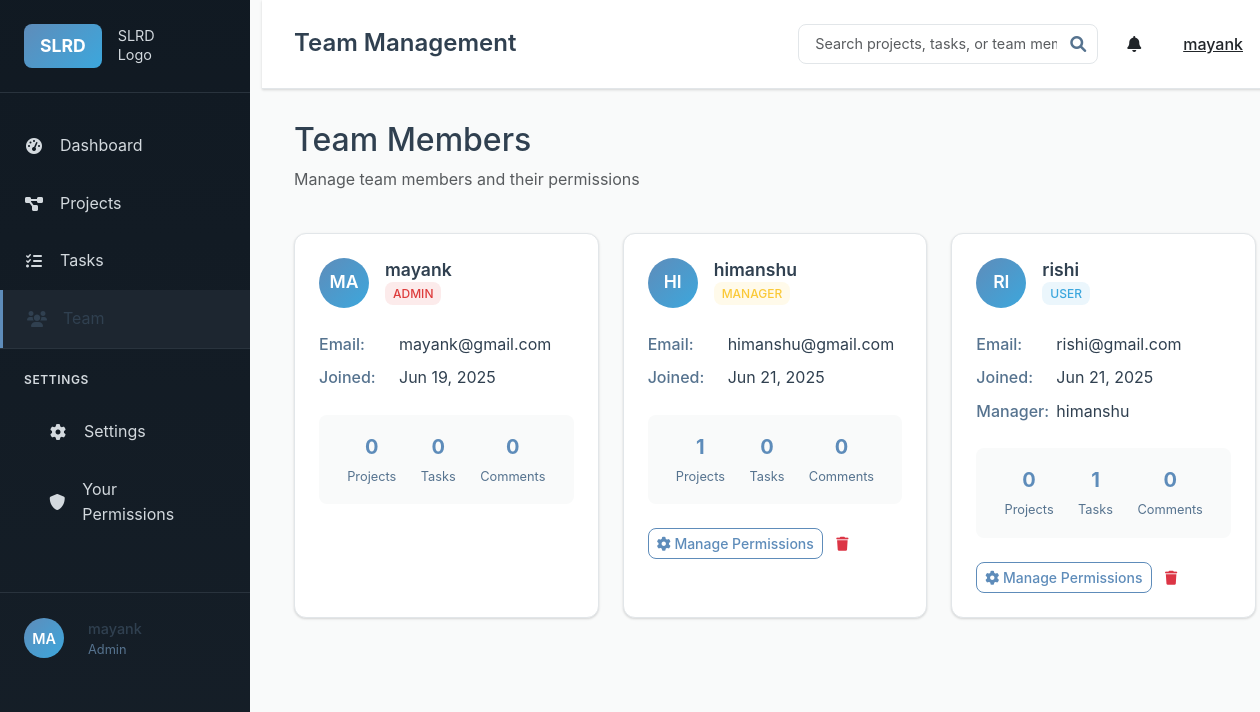
/team (signed in), run on the app's committed database.
### models.py (models this page shows, shortened)
class User(UserMixin, db.Model):
    id = db.Column(db.Integer, primary_key=True)
    username = db.Column(db.String(80), unique=True, nullable=False)
    email = db.Column(db.String(120), unique=True, nullable=False)
    password_hash = db.Column(db.String(256), nullable=False)
    role = db.Column(db.String(20), nullable=False, default='User')  # Admin, Manager, User
    created_at = db.Column(db.DateTime, default=lambda: datetime.now(timezone.utc))
    manager_id = db.Column(db.Integer, db.ForeignKey('user.id'), nullable=True)
    skills = db.Column(db.Text)  # JSON string of skills array
    managed_users = db.relationship('User', backref=db.backref('manager', remote_side=[id]), lazy='dynamic')
    projects_created = db.relationship('Project', foreign_keys='Project.created_by_id', backref='creator', lazy='dynamic')
    projects_assigned = db.relationship('Project', secondary='project_assignments', back_populates='assigned_users', lazy='dynamic')
    tasks_created = db.relationship('Task', foreign_keys='Task.created_by_id', backref='creator', lazy='dynamic')
    tasks_assigned = db.relationship('Task', foreign_keys='Task.assigned_to_id', backref='assigned_user', lazy='dynamic')
    comments = db.relationship('Comment', backref='author', lazy='dynamic')
    permissions = db.relationship('UserPermission', backref='user', lazy='dynamic', cascade='all, delete-orphan')

### routes.py (the view)
@app.route('/team')
@login_required
def team_list():
    if current_user.role == 'Admin':
        users = User.query.all()
    elif current_user.role == 'Manager':
        users = current_user.managed_users.all()
    else:
        abort(403)
    return render_template('team/manage.html', users=users)

### app.py (called while the page is built)
@login_manager.user_loader
def load_user(user_id):
    from models import User
    return User.query.get(int(user_id))

### templates/team/manage.html (shortened to what this page needs)
{% extends "base.html" %}
{% block page_title %}Team Management{% endblock %}
{% block content %}
<div class="team-management">
    <div class="content-header">
        <div class="d-flex justify-content-between align-items-center mb-4">
            <div>
                <h2>Team Members</h2>
                <p class="text-muted">Manage team members and their permissions</p>
            </div>
        </div>
    </div>
    <div class="team-grid">
        {% for user in users %}
        <div class="team-member-card" onclick="showMemberDetails({{ user.id }})">
            <div class="member-header">
                <div class="member-avatar">{{ user.username[:2].upper() }}</div>
                <div class="member-info">
                    <h4>{{ user.username }}</h4>
                    <span class="role-badge role-{{ user.role.lower() }}">{{ user.role }}</span>
                </div>
            </div>
            <div class="member-details">
                <div class="detail-item">
                    <label>Email:</label>
                    <span>{{ user.email }}</span>
                </div>
                <div class="detail-item">
                    <label>Joined:</label>
                    <span>{{ user.created_at.strftime('%b %d, %Y') }}</span>
                </div>
                {% if user.manager %}
                <div class="detail-item">
                    <label>Manager:</label>
                    <span>{{ user.manager.username }}</span>
                </div>
                {% endif %}
            </div>
            <div class="member-stats">
                <div class="stat">
                    <span class="stat-number">{{ user.projects_assigned.count() }}</span>
                    <span class="stat-label">Projects</span>
                </div>
                <div class="stat">
                    <span class="stat-number">{{ user.tasks_assigned.count() }}</span>
                    <span class="stat-label">Tasks</span>
                </div>
                <div class="stat">
                    <span class="stat-number">{{ user.comments.count() }}</span>
                    <span class="stat-label">Comments</span>
                </div>
            </div>
            <div class="member-actions">
                {% if user.role != 'Admin' %}
                <a href="{{ url_for('manage_permissions', user_id=user.id) }}"
                   class="btn btn-outline-primary btn-sm" onclick="event.stopPropagation();">
                    <i class="fas fa-cog"></i> Manage Permissions
                </a>
                {% endif %}
                {% if current_user.role == 'Admin' and user.id != current_user.id %}
                <button class="btn btn-outline-danger btn-sm" onclick="event.stopPropagation(); deleteUser({{ user.id }}, '{{ user.username }}')">
                    <i class="fas fa-trash"></i>
                </button>
                {% endif %}
            </div>
        </div>
        {% endfor %}
    </div>
</div>
{% endblock %}

### templates/base.html (shortened to what this page needs)
<!DOCTYPE html>
<html lang="en">
<head>
    <link href="https://cdn.jsdelivr.net/npm/bootstrap@5.3.0/dist/css/bootstrap.min.css" rel="stylesheet">
    <link href="https://cdnjs.cloudflare.com/ajax/libs/font-awesome/6.0.0/css/all.min.css" rel="stylesheet">
    <link href="{{ url_for('static', filename='css/style.css') }}" rel="stylesheet">
</head>
<body>
    {% if current_user.is_authenticated %}
    <div class="container-fluid">
        <div class="row">
            <div class="col-md-2 p-0">
                <div class="sidebar">
                    <div class="sidebar-header">
                        <div class="logo">
                            <span class="slrd-logo">SLRD</span>
                            <span class="logo-text">SLRD<br>Logo</span>
                        </div>
                    </div>
                    <nav class="sidebar-nav">
                        <ul class="nav flex-column">
                            <li class="nav-item">
                                <a class="nav-link" href="{{ url_for('index') }}">
                                    <i class="fas fa-tachometer-alt"></i> Dashboard
                                </a>
                            </li>
                            <li class="nav-item">
                                <a class="nav-link" href="{{ url_for('projects_list') }}">
                                    <i class="fas fa-project-diagram"></i> Projects
                                </a>
                            </li>
                            <li class="nav-item">
                                <a class="nav-link" href="{{ url_for('tasks_list') }}">
                                    <i class="fas fa-tasks"></i> Tasks
                                </a>
                            </li>
                            {% if current_user.role in ['Admin', 'Manager'] %}
                            <li class="nav-item">
                                <a class="nav-link" href="{{ url_for('team_list') }}">
                                    <i class="fas fa-users"></i> Team
                                </a>
                            </li>
                            {% endif %}
                        </ul>
                        <div class="sidebar-settings">
                            <h6>SETTINGS</h6>
                            <ul class="nav flex-column">
                                <li class="nav-item">
                                    <a class="nav-link" href="{{ url_for('settings') }}">
                                        <i class="fas fa-cog"></i> Settings
                                    </a>
                                </li>
                                <li class="nav-item">
                                    <a class="nav-link" href="{{ url_for('your_permissions') }}">
                                        <i class="fas fa-shield-alt"></i> Your Permissions
                                    </a>
                                </li>
                            </ul>
                        </div>
                    </nav>
                    <div class="sidebar-user">
                        <div class="user-avatar">{{ current_user.username[:2].upper() }}</div>
                        <div class="user-info">
                            <div class="user-name">{{ current_user.username }}</div>
                            <div class="user-role">{{ current_user.role }}</div>
                        </div>
                    </div>
                </div>
            </div>
            <div class="col-md-10 main-content">
                <header class="main-header">
                    <div class="d-flex justify-content-between align-items-center">
                        <h1>{% block page_title %}SLRD Project Management{% endblock %}</h1>
                        <div class="header-actions">
                            <div class="search-box">
                                <input type="text" class="form-control" placeholder="Search projects, tasks, or team members">
                                <i class="fas fa-search"></i>
                            </div>
                            <div class="dropdown">
                                <button class="btn btn-link text-dark" type="button" data-bs-toggle="dropdown">
                                    <i class="fas fa-bell"></i>
                                </button>
                            </div>
                            <div class="dropdown">
                                <button class="btn btn-link text-dark" type="button" data-bs-toggle="dropdown">
                                    {{ current_user.username }}
                                </button>
                            </div>
                        </div>
                    </div>
                </header>
                <div class="content-area">
                    {% block content %}{% endblock %}
                </div>
            </div>
        </div>
    </div>
    {% else %}
    <div class="auth-container">
        {% block auth_content %}{% endblock %}
    </div>
    {% endif %}
</body>
</html>

### data on the page
User: username "MA", username "mayank", role "Admin", role "ADMIN", email "mayank@gmail.com", created_at "Jun 19, 2025", projects_assigned.count "0", tasks_assigned.count "0", comments.count "0"
User: username "HI", username "himanshu", role "MANAGER", email "himanshu@gmail.com", created_at "Jun 21, 2025", projects_assigned.count "1", tasks_assigned.count "0", comments.count "0"
User: username "RI", username "rishi", role "USER", email "rishi@gmail.com", created_at "Jun 21, 2025", manager.username "himanshu", projects_assigned.count "0", tasks_assigned.count "1", comments.count "0"
